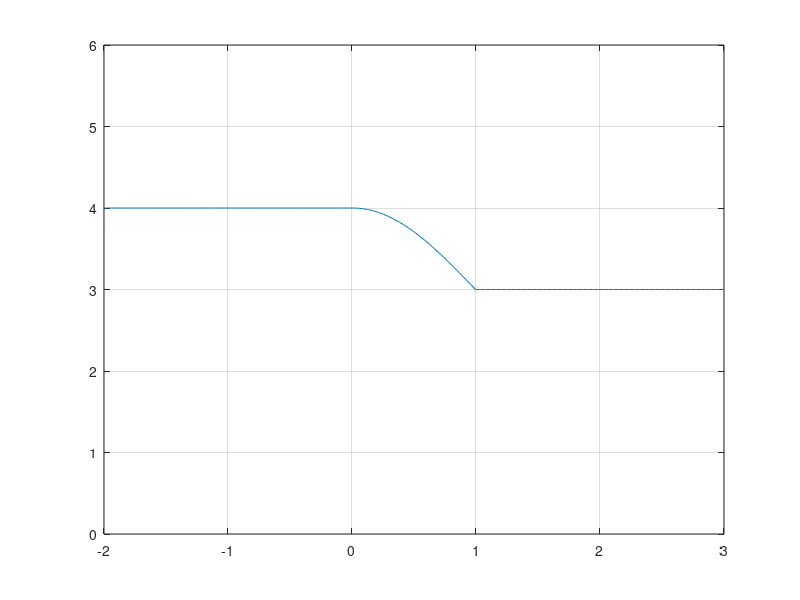

This figure's MATLAB source:
t1 = linspace(-2,0,200);
x1 = 4*ones(1,200);
t2 = linspace(0,1,100);
x2 = sin(pi/2*t2+pi/2)+3;
t3 = linspace(1,3,200);
x3 = 3*ones(1,200);
t = linspace(-2,3,500);
x = [x1 x2 x3];
plot(t,x);
ylim([0 6]);
xlim([-2 3]);
xticks(-2:1:3);
grid();